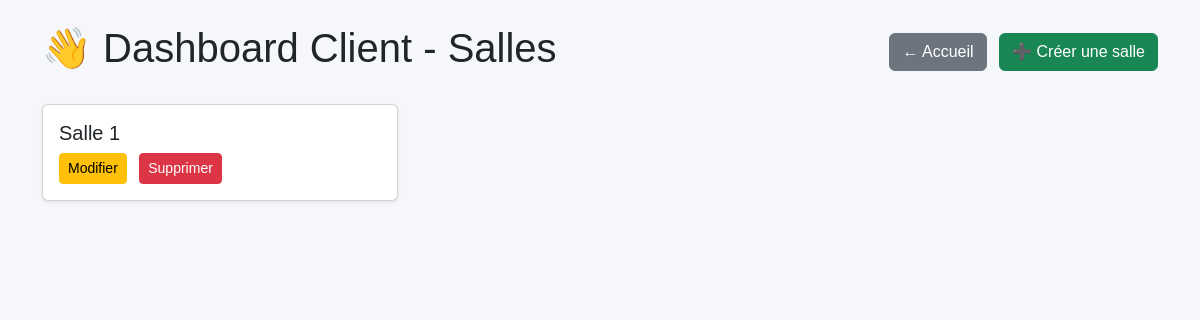
The page /client/client_salle_all/ on the database as committed earlier.
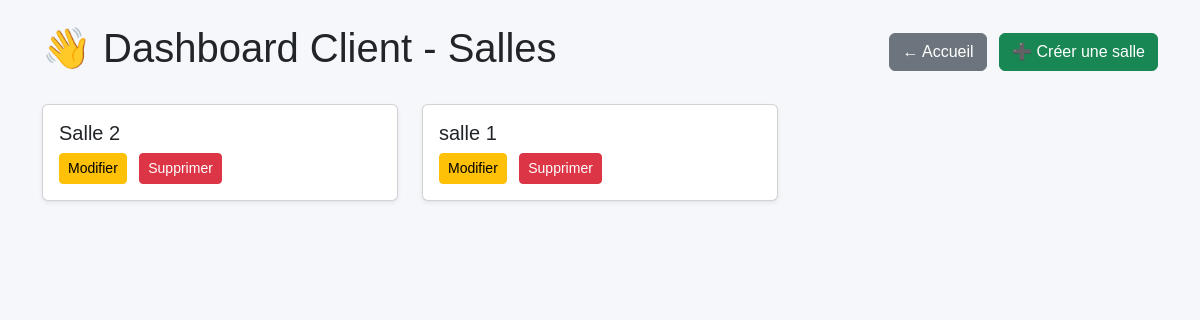
The same page on the database as committed later.
### monitoring/models.py (models this page shows)
class Salle(models.Model):
    nom = models.CharField(max_length=100)

### monitoring/views.py (the view)
# urls.py: path('client/client_salle_all/', client_salle_all, name='client_salle_all'),
def client_salle_all(request):
    salles = Salle.objects.all()
    return render(request, 'client/client_salle_all.html', {'salles': salles})

### monitoring/templates/client/client_salle_all.html (shortened to what this page needs)
<!DOCTYPE html>
<html lang="fr">
<head>
  <link href="https://cdn.jsdelivr.net/npm/bootstrap@5.3.2/dist/css/bootstrap.min.css" rel="stylesheet">
</head>
<body>
<div class="container py-4">
  <div class="d-flex justify-content-between align-items-center mb-4">
    <div>
      <h1>👋 Dashboard Client - Salles</h1>
    </div>
    <div>
      <a href="/client/" class="btn btn-secondary me-2">← Accueil</a>
      <a href="{% url 'creer_salle' %}" class="btn btn-success">➕ Créer une salle</a>
    </div>
  </div>
  <div class="row">
    {% for salle in salles %}
      <div class="col-md-4 mb-3">
        <div class="card shadow-sm">
          <div class="card-body">
            <h5 class="card-title">{{ salle.nom }}</h5>
            <a href="{% url 'modifier_salle' salle.id %}" class="btn btn-warning btn-sm me-2">Modifier</a>
            <a href="{% url 'supprimer_salle' salle.id %}" class="btn btn-danger btn-sm">Supprimer</a>
          </div>
        </div>
      </div>
    {% empty %}
      <p class="text-muted">Aucune salle disponible.</p>
    {% endfor %}
  </div>
</div>
</body>
</html>

Rows that differ between the two databases and show on the page:
changed Salle: nom "Salle 1" → "Salle 2"
added Salle: nom "salle 1"
